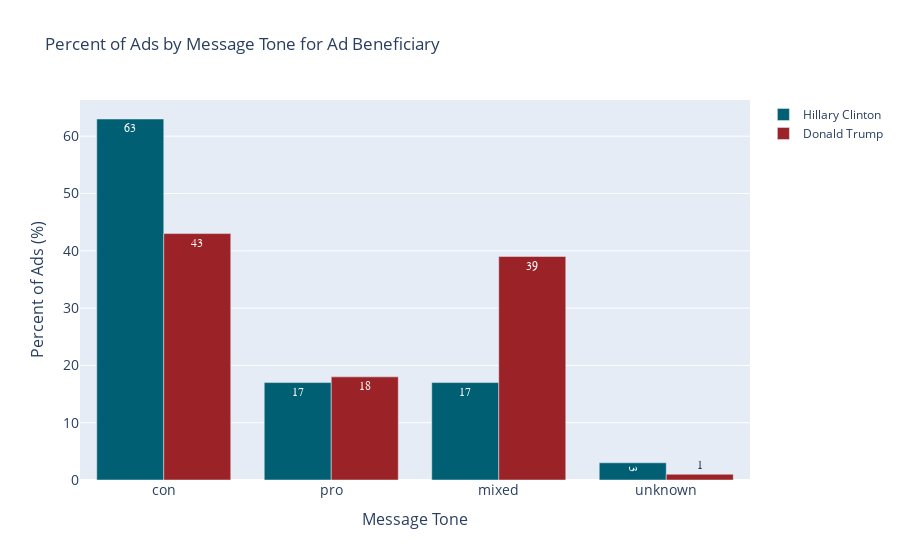

The code cell stored with this chart in its notebook:
### Markdown cell above
#### Create bar chart

### Code cell
import plotly.graph_objects as go

trace_clinton = go.Bar(
    x=df_clinton_msgs["message"],
    y=df_clinton_msgs["perc_ads"],
    marker=dict(color="#005F73"),
    text=df_clinton_msgs["perc_ads"],
    name="Hillary Clinton",
    textfont=dict(family="Helvetica"),
)

trace_trump = go.Bar(
    x=df_trump_msgs["message"],
    y=df_trump_msgs["perc_ads"],
    marker=dict(color="#9B2226"),
    text=df_trump_msgs["perc_ads"],
    name="Donald Trump",
    textfont=dict(family="Helvetica"),
)

data = [trace_clinton, trace_trump]


layout = dict(
    title="Percent of Ads by Message Tone for Ad Beneficiary",
    showlegend=True,
    barmode="group",
    paper_bgcolor="#ffffff",  # background color
    #plot_bgcolor="#ffffff",  # plot background color
    xaxis=dict(
        title="Message Tone",
        titlefont_size=16,
        tickfont_size=14,
    ),
    yaxis=dict(
        title="Percent of Ads (%)",
        titlefont_size=16,
        tickfont_size=14,
    ),
)


fig = go.Figure(data=data, layout=layout)

fig

### Figure 1 — Plotly figure (JSON) as saved in the notebook; plotly's stock layout.template omitted (floating-point values rounded to 4 significant figures)
{"data": [{"marker": {"color": "#005F73"}, "name": "Hillary Clinton", "text": [63, 17, 17, 3], "textfont": {"family": "Helvetica"}, "type": "bar", "x": ["con", "pro", "mixed", "unknown"], "y": [63, 17, 17, 3]}, {"marker": {"color": "#9B2226"}, "name": "Donald Trump", "text": [43, 39, 18, 1], "textfont": {"family": "Helvetica"}, "type": "bar", "x": ["con", "mixed", "pro", "unknown"], "y": [43, 39, 18, 1]}], "layout": {"autosize": true, "barmode": "group", "paper_bgcolor": "#ffffff", "showlegend": true, "title": {"text": "Percent of Ads by Message Tone for Ad Beneficiary"}, "xaxis": {"autorange": true, "range": [-0.5, 3.5], "tickfont": {"size": 14}, "title": {"font": {"size": 16}, "text": "Message Tone"}, "type": "category"}, "yaxis": {"autorange": true, "range": [0, 66.32], "tickfont": {"size": 14}, "title": {"font": {"size": 16}, "text": "Percent of Ads (%)"}, "type": "linear"}}}
